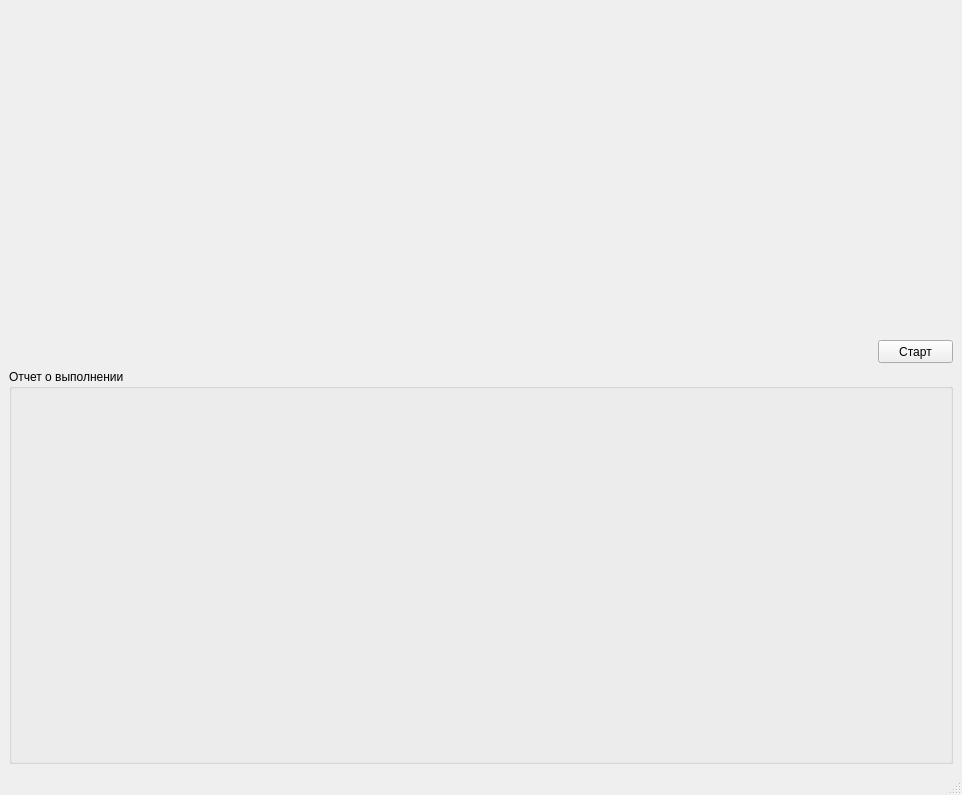
<?xml version="1.0" encoding="UTF-8"?>
<ui version="4.0">
 <class>MainWindow</class>
 <widget class="QMainWindow" name="MainWindow">
  <property name="geometry">
   <rect>
    <x>0</x>
    <y>0</y>
    <width>962</width>
    <height>795</height>
   </rect>
  </property>
  <property name="maximumSize">
   <size>
    <width>1343</width>
    <height>988</height>
   </size>
  </property>
  <property name="windowTitle">
   <string>MainWindow</string>
  </property>
  <widget class="QWidget" name="centralwidget">
   <layout class="QVBoxLayout" name="verticalLayout_4">
    <item>
     <layout class="QVBoxLayout" name="verticalLayout_2">
      <item>
       <layout class="QVBoxLayout" name="verticalLayout">
        <item>
         <widget class="Grid" name="m_grid">
          <property name="minimumSize">
           <size>
            <width>831</width>
            <height>300</height>
           </size>
          </property>
          <property name="maximumSize">
           <size>
            <width>555555</width>
            <height>555555</height>
           </size>
          </property>
          <property name="font">
           <font>
            <weight>75</weight>
            <bold>true</bold>
           </font>
          </property>
          <property name="toolTip">
           <string>Advanced DataGrid for Qt</string>
          </property>
          <property name="whatsThis">
           <string>Advanced DataGrid for Qt.</string>
          </property>
          <property name="viewType">
           <enum>Grid::TableView</enum>
          </property>
         </widget>
        </item>
        <item>
         <layout class="QHBoxLayout" name="horizontalLayout">
          <item>
           <spacer name="horizontalSpacer">
            <property name="orientation">
             <enum>Qt::Horizontal</enum>
            </property>
            <property name="sizeType">
             <enum>QSizePolicy::Expanding</enum>
            </property>
            <property name="sizeHint" stdset="0">
             <size>
              <width>748</width>
              <height>20</height>
             </size>
            </property>
           </spacer>
          </item>
          <item>
           <widget class="QPushButton" name="Button">
            <property name="maximumSize">
             <size>
              <width>75</width>
              <height>23</height>
             </size>
            </property>
            <property name="text">
             <string>Старт</string>
            </property>
           </widget>
          </item>
         </layout>
        </item>
       </layout>
      </item>
      <item>
       <widget class="QGroupBox" name="groupBox">
        <property name="minimumSize">
         <size>
          <width>942</width>
          <height>395</height>
         </size>
        </property>
        <property name="title">
         <string>Отчет о выполнении</string>
        </property>
        <layout class="QVBoxLayout" name="verticalLayout_3">
         <item>
          <layout class="QGridLayout" name="gridLayout">
           <item row="0" column="0">
            <widget class="Grid" name="grid">
             <property name="font">
              <font>
               <weight>75</weight>
               <bold>true</bold>
              </font>
             </property>
             <property name="toolTip">
              <string>Advanced DataGrid for Qt</string>
             </property>
             <property name="whatsThis">
              <string>Advanced DataGrid for Qt.</string>
             </property>
             <property name="viewType">
              <enum>Grid::TableView</enum>
             </property>
            </widget>
           </item>
          </layout>
         </item>
        </layout>
       </widget>
      </item>
     </layout>
    </item>
   </layout>
  </widget>
  <widget class="QMenuBar" name="menubar">
   <property name="geometry">
    <rect>
     <x>0</x>
     <y>0</y>
     <width>962</width>
     <height>21</height>
    </rect>
   </property>
  </widget>
  <widget class="QStatusBar" name="statusbar"/>
 </widget>
 <customwidgets>
  <customwidget>
   <class>Grid</class>
   <extends>QWidget</extends>
   <header>DevMachines/QtitanGrid</header>
  </customwidget>
 </customwidgets>
 <resources/>
 <connections/>
</ui>
